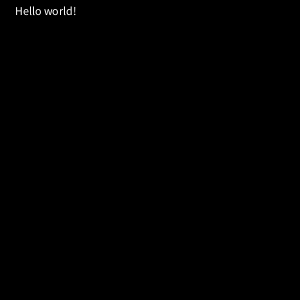
Frame 1 (no input)
Frame 60 (the mouse pressed at the canvas centre just before this capture): identical to frame 1, image omitted
Frame 120 (the mouse held since frame 60 and released just before this capture): identical to frame 1, image omitted

The Processing sketch that drew this single still picture (run headless with seeded random() and noise(); from frame 60 on, the mouse is pressed at the canvas centre):

// Processing sketch: keyboard
// ── keyboard.pde
String str = "Hello world!!";

void setup()
{
	size(300, 300);
	background(0);

	str = str.substring(0, str.length()-1);

	text(str, 15, 15);
}

void draw()
{
	background(0);
	if(str != null){
		text(str, 15, 15);
	}
}

void keyPressed()
{
	if(key == BACKSPACE){
		if(str.length() != 0){
			str = str.substring(0, str.length()-1);
		}
	}
	else if(key == ENTER){
		str = "";
	}
	else{
		str += key;
	}

}
